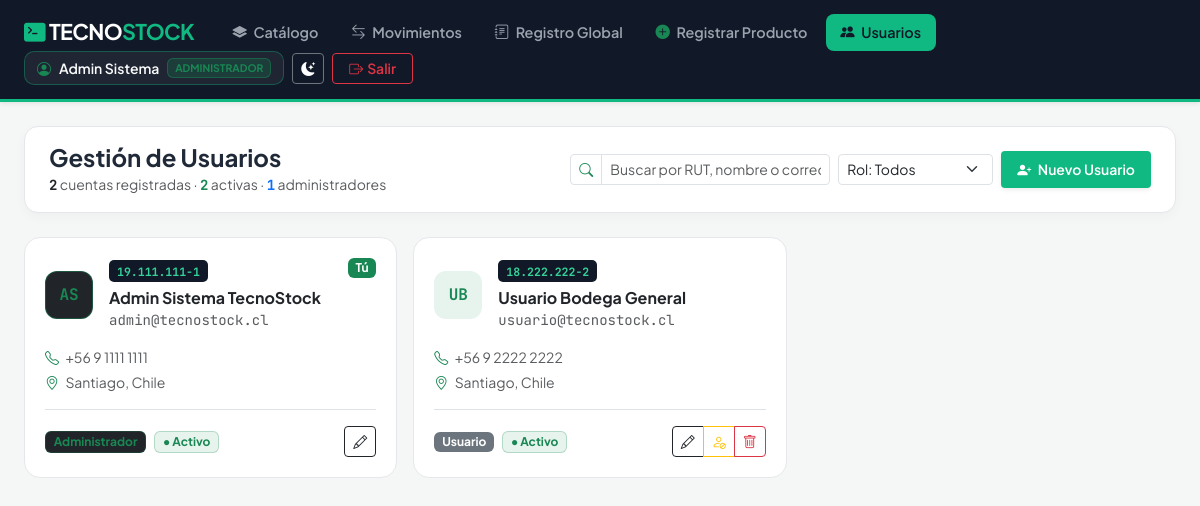
The page /usuarios.php (signed in) on the database its author committed.
### tables this page shows
CREATE TABLE usuario (
    id_usuario INT AUTO_INCREMENT PRIMARY KEY,
    rut VARCHAR(15) NOT NULL UNIQUE,
    nombre VARCHAR(100) NOT NULL,
    apellido_paterno VARCHAR(60) NOT NULL,
    apellido_materno VARCHAR(60) NOT NULL,
    correo VARCHAR(120) NOT NULL UNIQUE,
    telefono VARCHAR(25) DEFAULT NULL,
    direccion VARCHAR(255) DEFAULT NULL,
    clave VARCHAR(255) NOT NULL,
    rol TINYINT(1) NOT NULL DEFAULT 2 CHECK (rol IN (1, 2)),
    estado TINYINT(1) NOT NULL DEFAULT 1
);

### config/auth.php (called while the page is built, shortened)
<?php
function obtenerNombreRol(int $rol): string {
    return $rol === 1 ? 'Administrador' : 'Usuario';
}

### usuarios.php (the view, shortened to what this page needs)
<?php
require_once 'config/conexion.php';
require_once 'config/auth.php';
$idAdminActual = (int)$_SESSION['id_usuario'];
$usuarios = $pdo->query("SELECT * FROM usuario ORDER BY id_usuario ASC")->fetchAll();
$totalUsers   = count($usuarios);
$totalAdmins  = 0;
$totalActivos = 0;
foreach ($usuarios as $us) {
    if ((int)$us['rol'] === 1) $totalAdmins++;
    if ((int)$us['estado'] === 1) $totalActivos++;
}
?>
<!DOCTYPE html>
<html lang="es">
<head>
    <link href="https://cdn.jsdelivr.net/npm/bootstrap@5.3.3/dist/css/bootstrap.min.css" rel="stylesheet">
    <link href="https://cdn.jsdelivr.net/npm/bootstrap-icons@1.11.3/font/bootstrap-icons.min.css" rel="stylesheet">
    <link href="assets/theme.css" rel="stylesheet">
</head>
<body>
<?php include 'includes/navbar.php'; ?>
<main class="container-fluid px-4 py-4" style="max-width: 1380px;">
    <div class="panel-card p-3 px-4 mb-4">
        <div class="d-flex flex-wrap justify-content-between align-items-center gap-3">
            <div>
                <h4 class="fw-bold mb-0">Gestión de Usuarios</h4>
                <span class="text-muted small">
                    <strong class="text-dark mono"><?= $totalUsers ?></strong> cuentas registradas ·
                    <strong class="text-success mono"><?= $totalActivos ?></strong> activas ·
                    <strong class="text-primary mono"><?= $totalAdmins ?></strong> administradores
                </span>
            </div>
            <div class="d-flex flex-wrap align-items-center gap-2">
                <div class="input-group input-group-sm" style="width: 260px;">
                    <span class="input-group-text bg-white text-success"><i class="bi bi-search"></i></span>
                    <input type="text" id="buscarUsuarioInput" class="form-control" placeholder="Buscar por RUT, nombre o correo...">
                </div>
                <select id="filtroRolUsuario" class="form-select form-select-sm" style="width: 155px;">
                    <option value="">Rol: Todos</option>
                </select>
                <button type="button" class="btn btn-emerald btn-sm px-3 py-2 fw-semibold shadow-sm" data-bs-toggle="modal" data-bs-target="#modalCrearUsuario">
                    <i class="bi bi-person-plus-fill me-1"></i> Nuevo Usuario
                </button>
            </div>
        </div>
    </div>
    <div class="row g-3" id="gridUsuarios">
        <?php foreach ($usuarios as $u): ?>
            <?php
                $activo         = ((int)$u['estado'] === 1);
                $esAdmin        = ((int)$u['rol'] === 1);
                $nombreCompleto = trim($u['nombre'] . ' ' . ($u['apellido_paterno'] ?? '') . ' ' . ($u['apellido_materno'] ?? ''));
                $iniciales      = strtoupper(mb_substr(trim($u['nombre']), 0, 1) . mb_substr(trim($u['apellido_paterno'] ?? 'U'), 0, 1));
            ?>
            <div class="col-md-6 col-lg-4 item-usuario"
                 data-busqueda="<?= htmlspecialchars(mb_strtolower(($u['rut'] ?? '') . ' ' . $nombreCompleto . ' ' . $u['correo'])) ?>"
                 data-rol="<?= (int)$u['rol'] ?>">
                <div class="user-card <?= !$activo ? 'user-inactivo' : '' ?>">
                    <div class="d-flex align-items-start justify-content-between gap-2 mb-3">
                        <div class="d-flex align-items-center gap-3 min-w-0">
                            <div class="avatar-circle mono <?= $esAdmin ? 'bg-dark text-success border border-success border-opacity-50' : 'bg-success bg-opacity-10 text-success' ?>">
                                <?= htmlspecialchars($iniciales) ?>
                            </div>
                            <div class="min-w-0">
                                <div class="mb-1">
                                    <span class="rut-pill mono"><?= htmlspecialchars($u['rut'] ?? 'Sin RUT') ?></span>
                                </div>
                                <div class="fw-bold text-dark text-truncate" title="<?= htmlspecialchars($nombreCompleto) ?>">
                                    <?= htmlspecialchars($nombreCompleto) ?>
                                </div>
                                <div class="text-muted small mono text-truncate"><?= htmlspecialchars($u['correo']) ?></div>
                            </div>
                        </div>
                        <?php if ((int)$u['id_usuario'] === $idAdminActual): ?>
                            <span class="badge bg-success">Tú</span>
                        <?php endif; ?>
                    </div>
                    <div class="small text-muted mb-3 flex-grow-1 d-flex flex-column gap-1">
                        <div>
                            <i class="bi bi-telephone text-success me-1"></i>
                            <?= htmlspecialchars($u['telefono'] ?? 'Sin teléfono registrado') ?>
                        </div>
                        <div class="text-truncate">
                            <i class="bi bi-geo-alt text-success me-1"></i>
                            <?= htmlspecialchars($u['direccion'] ?? 'Sin dirección registrada') ?>
                        </div>
                    </div>
                    <div class="pt-3 border-top d-flex align-items-center justify-content-between">
                        <div class="d-flex align-items-center gap-2">
                            <span class="badge <?= $esAdmin ? 'bg-dark text-success border border-success border-opacity-25' : 'bg-secondary' ?>">
                                <?= obtenerNombreRol((int)$u['rol']) ?>
                            </span>
                            <?php if ($activo): ?>
                                <span class="badge bg-success bg-opacity-10 text-success border border-success border-opacity-25">● Activo</span>
                            <?php else: ?>
                                <span class="badge bg-secondary bg-opacity-10 text-secondary border">○ Inactivo</span>
                            <?php endif; ?>
                        </div>
                        <div class="btn-group btn-group-sm">
                            <button type="button" class="btn btn-outline-dark" title="Editar usuario"
                                    onclick='abrirEditarUsuario(<?= json_encode([
                                        "id"      => $u["id_usuario"],
                                        "rut"     => $u["rut"] ?? "",
                                        "nombre"  => $u["nombre"],
                                        "paterno" => $u["apellido_paterno"] ?? "",
                                        "materno" => $u["apellido_materno"] ?? "",
                                        "correo"  => $u["correo"],
                                        "rol"     => (int)$u["rol"]
                                    ], JSON_HEX_APOS | JSON_HEX_QUOT) ?>)'>
                                <i class="bi bi-pencil"></i>
                            </button>
                            <?php if ((int)$u['id_usuario'] !== $idAdminActual): ?>
                                <button type="button" class="btn <?= $activo ? 'btn-outline-warning' : 'btn-outline-success' ?>"
                                        title="<?= $activo ? 'Deshabilitar' : 'Habilitar' ?>"
                                        onclick="confirmarUsuario('estado', <?= $u['id_usuario'] ?>, '<?= htmlspecialchars(addslashes($nombreCompleto)) ?>', <?= $activo ? 0 : 1 ?>)">
                                    <i class="bi <?= $activo ? 'bi-person-slash' : 'bi-person-check' ?>"></i>
                                </button>
                                <button type="button" class="btn btn-outline-danger" title="Eliminar"
                                        onclick="confirmarUsuario('eliminar', <?= $u['id_usuario'] ?>, '<?= htmlspecialchars(addslashes($nombreCompleto)) ?>', 0)">
                                    <i class="bi bi-trash"></i>
                                </button>
                            <?php endif; ?>
                        </div>
                    </div>
                </div>
            </div>
        <?php endforeach; ?>
    </div>
</main>
</body>
</html>

### assets/theme.css (style rules this page uses)
html { overflow-y: scroll; }
body { transition: background-color 0.2s ease, color 0.2s ease; }

### usuarios.php (style rules this page uses)
body { font-family: 'Plus Jakarta Sans', sans-serif; background-color: #f4f7f6; color: #1f2937; }
.mono { font-family: 'JetBrains Mono', monospace; }
.btn-emerald { background-color: #10b981; color: #fff; font-weight: 600; border: none; }
.panel-card { background: #fff; border-radius: 14px; border: 1px solid #e5e7eb; overflow: hidden; box-shadow: 0 4px 12px rgba(0,0,0,0.03); }
.user-card { background: #ffffff; border-radius: 16px; border: 1px solid #e5e7eb; padding: 1.25rem; height: 100%; display: flex; flex-direction: column; transition: transform 0.18s ease, box-shadow 0.18s ease, border-color 0.18s ease; }
.avatar-circle { width: 48px; height: 48px; border-radius: 12px; font-weight: 700; font-size: 1rem; display: flex; align-items: center; justify-content: center; flex-shrink: 0; }
.rut-pill { background-color: #111827; color: #34d399; font-size: 0.72rem; padding: 0.15rem 0.5rem; border-radius: 5px; font-weight: 700; display: inline-block; }

### rows shown on the page
usuario: iniciales "AS", rut "19.111.111-1", nombreCompleto "Admin Sistema TecnoStock", correo "admin@tecnostock.cl", shows "Tú", telefono "+56 9 1111 1111", direccion "Santiago, Chile", rol "Administrador", estado "● Activo"
usuario: iniciales "UB", rut "18.222.222-2", nombreCompleto "Usuario Bodega General", correo "usuario@tecnostock.cl", telefono "+56 9 2222 2222", direccion "Santiago, Chile", rol "Usuario", estado "● Activo"

### other values the page prints
$navNombre "Admin Sistema"
obtenerNombreRol($navRol) "ADMINISTRADOR"
$totalUsers "2"
$totalActivos "2"
$totalAdmins "1"
